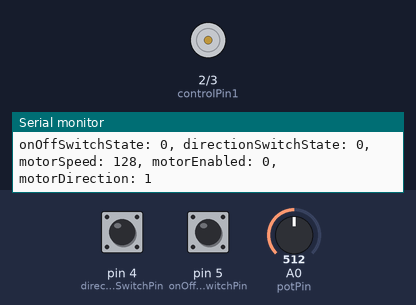
This sketch was run on a simulated Arduino Uno, built with avr-gcc and run on an emulated ATmega328P. Shown: motor-driver pin pairs drawn as motors (green arrow = first pin HIGH = forward, orange = second pin HIGH = backward, longer = more drive, scaled by the enable pin), the last lines printed to the serial monitor. The inputs (shaded band) are chosen by the test bench; at power-on: pin 4 (directionSwitchPin) LOW, pin 5 (onOffSwitchStateSwitchPin) LOW, A0 (potPin) = 512.

Above: at 1.2 s.
1.3 s: pin 4 (directionSwitchPin) pulled HIGH for 0.15 s
2.9 s: pin 5 (onOffSwitchStateSwitchPin) pulled HIGH for 0.15 s
At 3.7 s:
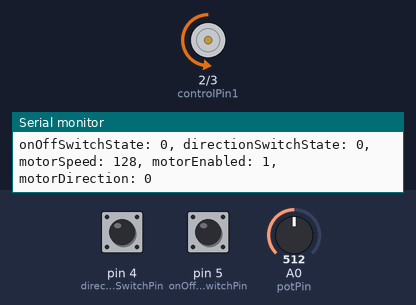
4.5 s: A0 (potPin) set to 122
At 5.2 s:
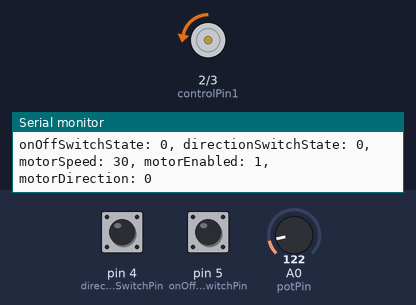
6.0 s: A0 (potPin) set to 716
At 7.2 s:
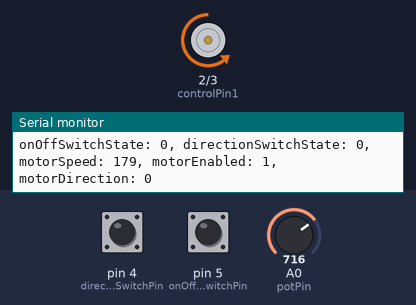
7.5 s: pin 4 (directionSwitchPin) pulled HIGH for 1 s
At 9.1 s:
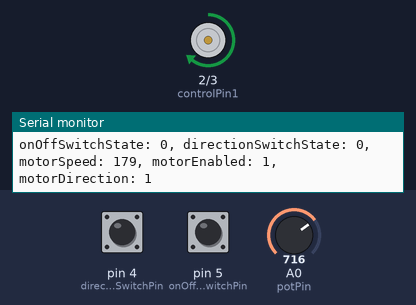
10.0 s: A0 (potPin) set to 306
At 11.1 s:
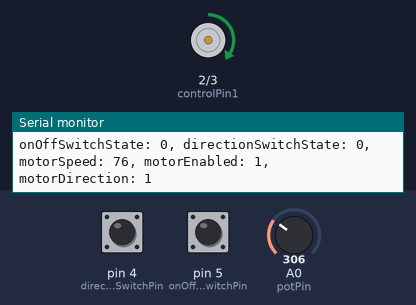
Timing chart, 0 to 12.6 s (numbered marks = the images above; inputs shaded):
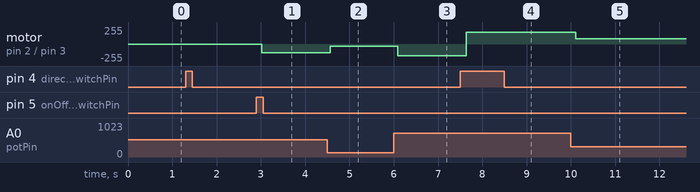

The sketch:

MotorTestRegulated.ino
```cpp
const int controlPin1 = 2; // connected to pin 7 on the H-bridge
const int controlPin2 = 3; // connected to pin 2 on the H-bridge
const int enablePin = 9;   // connected to pin 1 on the H-bridge
const int directionSwitchPin = 4;  // connected to the switch for direction
const int onOffSwitchStateSwitchPin = 5; // connected to the switch for turning the motor on and off
const int potPin = A0;  // connected to the potentiometer's output

// create some variables to hold values from your inputs
int onOffSwitchState = 0;  // current state of the On/Off switch
int previousOnOffSwitchState = 0; // previous position of the on/off switch
int directionSwitchState = 0;  // current state of the direction switch
int previousDirectionSwitchState = 0;  // previous state of the direction switch

int motorEnabled = 0; // Turns the motor on/off
int motorSpeed = 0; // speed of the motor
int motorDirection = 1; // current direction of the motor

void setup(){
 Serial.begin(9600);

  // intialize the inputs and outputs
  pinMode(directionSwitchPin, INPUT);
  pinMode(onOffSwitchStateSwitchPin, INPUT);
  pinMode(controlPin1, OUTPUT);
  pinMode(controlPin2, OUTPUT);
  pinMode(enablePin, OUTPUT);

  // pull the enable pin LOW to start
  digitalWrite(enablePin, LOW);
}

void loop(){
  // read the value of the on/off switch
  onOffSwitchState = digitalRead(onOffSwitchStateSwitchPin);

  Serial.print("onOffSwitchState: ");
  Serial.print(onOffSwitchState);
  //Serial.println();

  delay(1);

  // read the value of the direction switch
  directionSwitchState = digitalRead(directionSwitchPin);

  Serial.print(", directionSwitchState: ");
  Serial.print(directionSwitchState);
  //Serial.println();

  // read the value of the pot and divide by 4 to get
  // a value that can be used for PWM
  motorSpeed = analogRead(potPin)/4;

  Serial.print(", motorSpeed: ");
  Serial.print(motorSpeed);
  //Serial.println();

  // if the on/off button changed state since the last loop()
  if(onOffSwitchState != previousOnOffSwitchState){
    // change the value of motorEnabled if pressed
    if(onOffSwitchState == HIGH){
      motorEnabled = !motorEnabled;
    }
  }

  Serial.print(", motorEnabled: ");
  Serial.print(motorEnabled);
  //Serial.println();

  // if the direction button changed state since the last loop()
  if (directionSwitchState != previousDirectionSwitchState) {
    // change the value of motorDirection if pressed
    if (directionSwitchState == HIGH) {
      motorDirection = !motorDirection;
    }
  }

  Serial.print(", motorDirection: ");
  Serial.print(motorDirection);
  Serial.println();

  // change the direction the motor spins by talking
  // to the control pins on the H-Bridge
  if (motorDirection == 1) {
    digitalWrite(controlPin1, HIGH);
    digitalWrite(controlPin2, LOW);
  }
  else {
    digitalWrite(controlPin1, LOW);
    digitalWrite(controlPin2, HIGH);
  }

  // if the motor is supposed to be on
  if (motorEnabled == 1) {
    // PWM the enable pin to vary the speed
    analogWrite(enablePin, motorSpeed);
  }
  else { // if the motor is not supposed to be on
    //turn the motor off
    analogWrite(enablePin, 0);
  }
  // save the current On/Offswitch state as the previous
  previousDirectionSwitchState = directionSwitchState;
  // save the current switch state as the previous
  previousOnOffSwitchState = onOffSwitchState;
}
```

Measured:
- after the input at 2.9 s, motor on pin 2 (controlPin1) / pin 3 (controlPin2): stopped → backward 128/255 after 0.12 s
- after the input at 4.5 s, motor on pin 2 (controlPin1) / pin 3 (controlPin2): backward 128/255 → backward 30/255 after 0.06 s
- after the input at 6.0 s, motor on pin 2 (controlPin1) / pin 3 (controlPin2): backward 30/255 → backward 179/255 after 0.09 s
- after the input at 7.5 s, motor on pin 2 (controlPin1) / pin 3 (controlPin2): backward 179/255 → forward 179/255 after 0.14 s
- after the input at 10.0 s, motor on pin 2 (controlPin1) / pin 3 (controlPin2): forward 179/255 → forward 76/255 after 0.11 s
